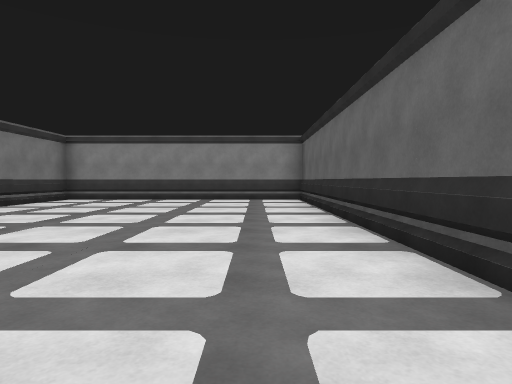
View 1 (above)

23 first-person views from a walk through a scene from a Unity 3-D project. The camera is 1.2 m above the floor, tilts 2° down and sees 75° across. The floor is counted in squares, 2 m on a side. Each view is taken from the middle of a square. On the plan, view 1 faces up. The plan holds only what a view shows up to about 10 squares ahead; the rest is blank. The place goes on beyond the plan. The player is left out. Some animated figures are left out. Door leaves are left out, so doorways stand open.

View 2
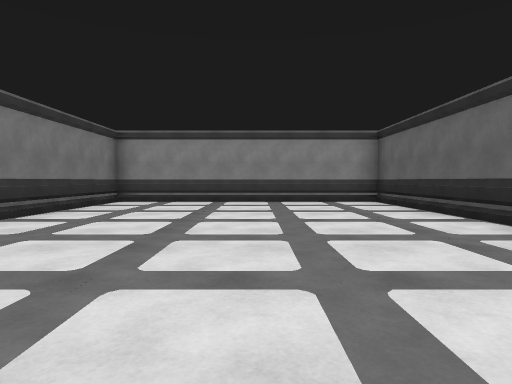

View 3
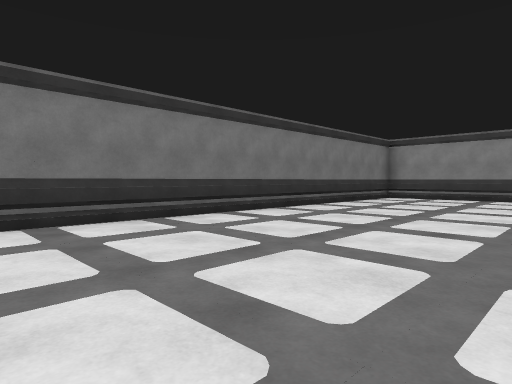

View 4
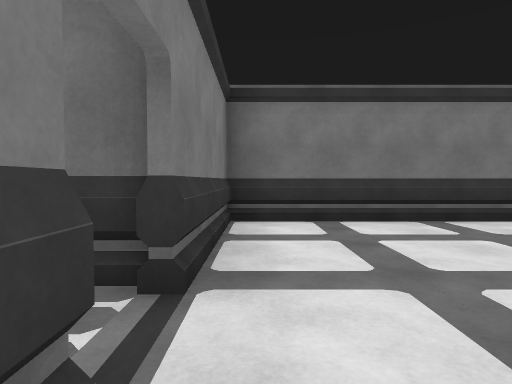

View 5
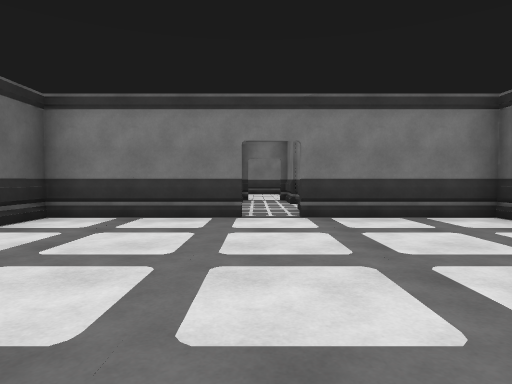

View 6
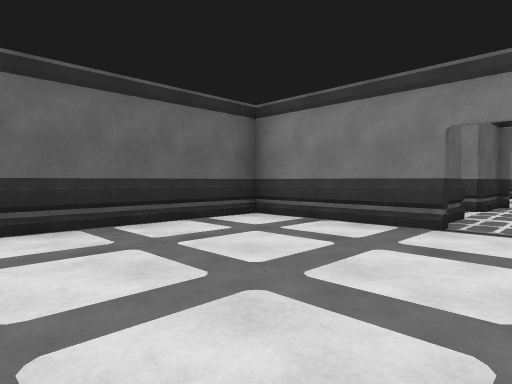

View 7
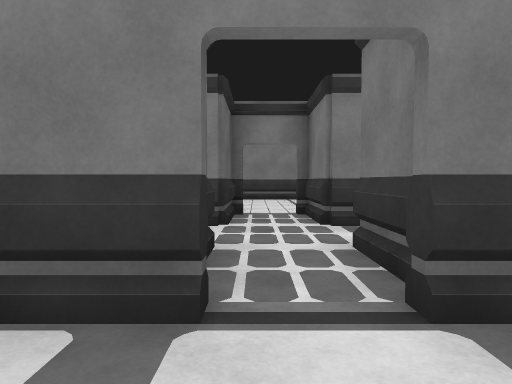

View 8
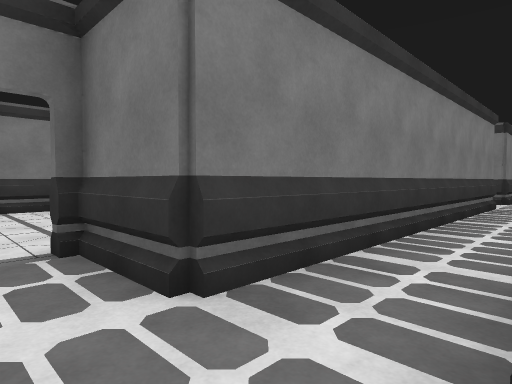

View 9
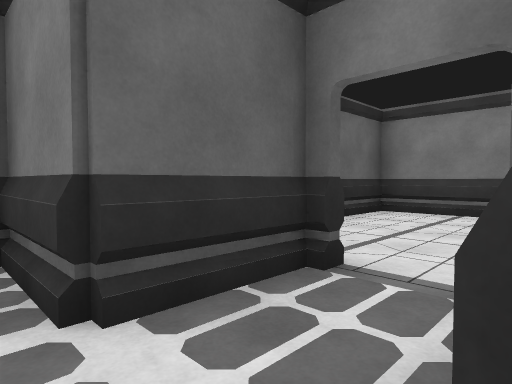

View 10
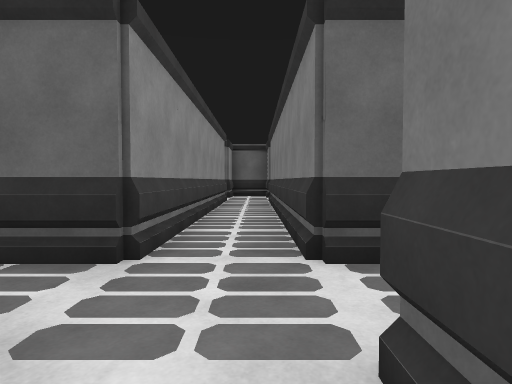

View 11
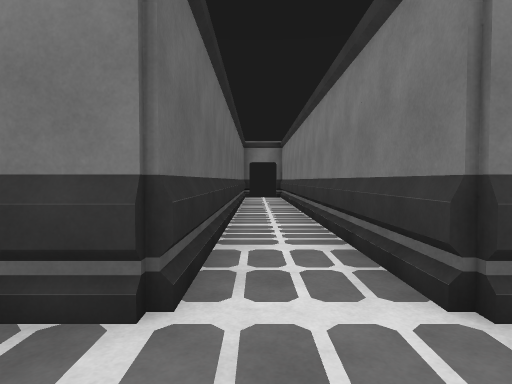

View 12
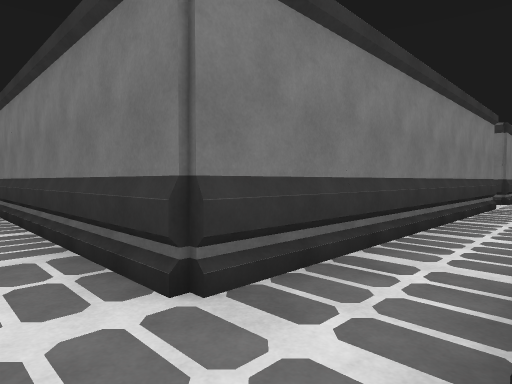

View 13
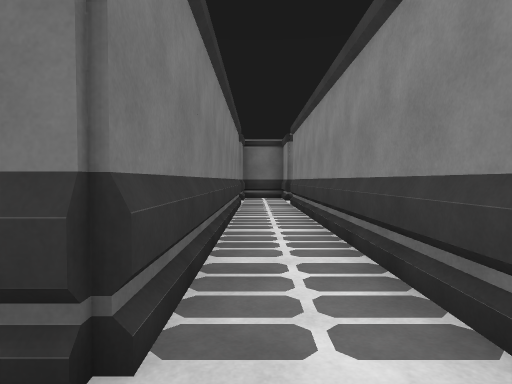

View 14
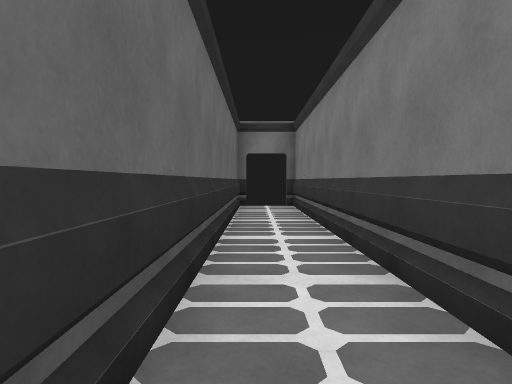

View 15
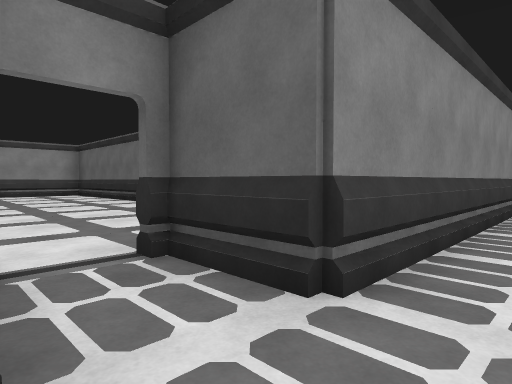

View 16
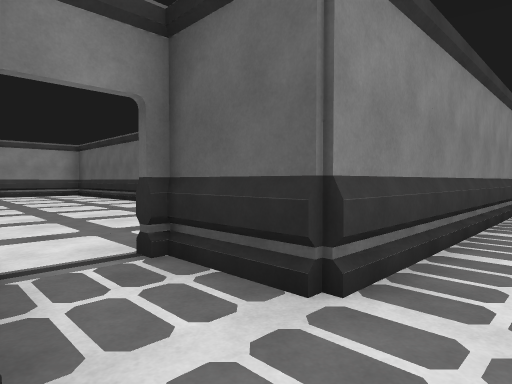

View 17
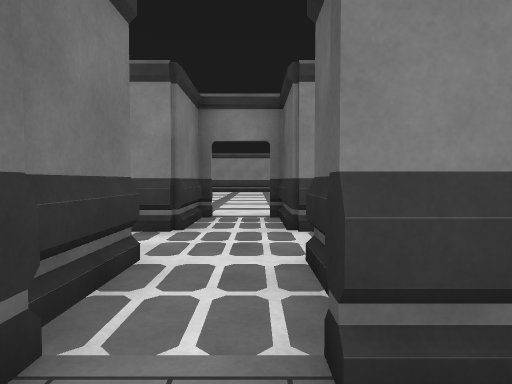

View 18
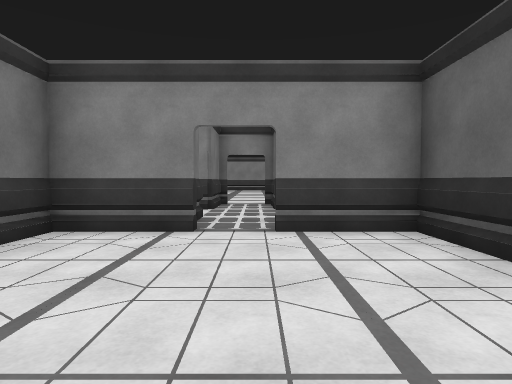

View 19
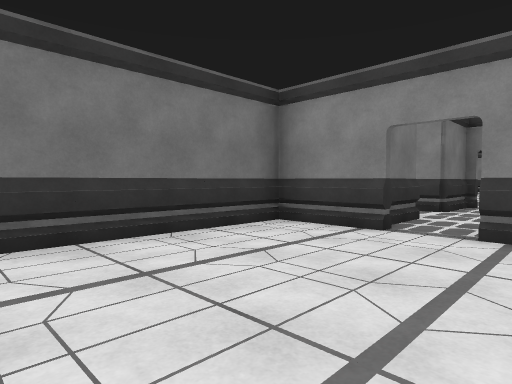

View 20
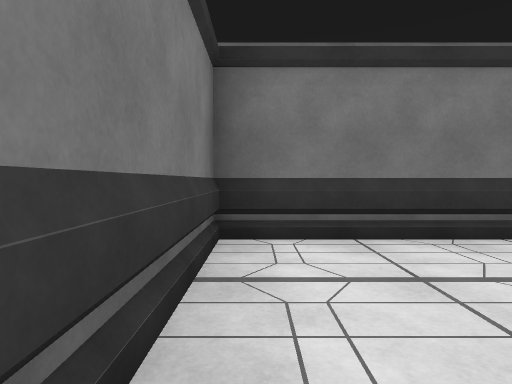

View 21
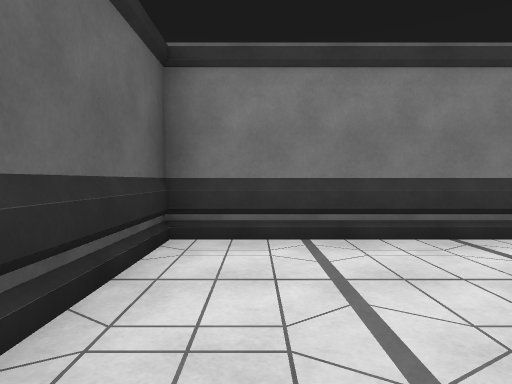

View 22
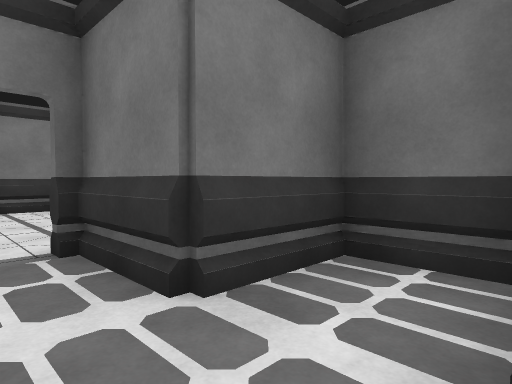

View 23
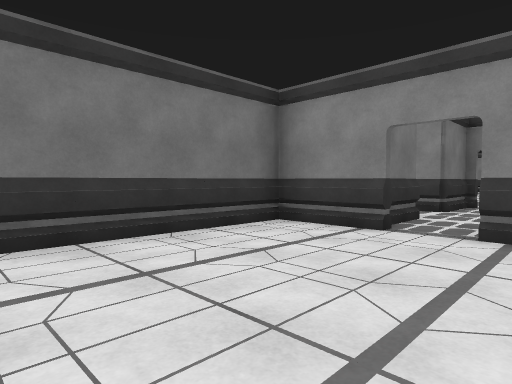

### Floor plan
Ten units are one square. View 1 is at (0, 0); x grows to the right and y downward. Boxes are objects, and circles mark ways between rooms. Rooms are numbered by the first view taken in them; rooms with no view inside come last. Other rooms are left out.
<svg viewBox="-229 -109 248 264">
<path fill="none" stroke="#000" d="M-19 14 14 14 14 -104 -59 -104 -59 14 -26 14M-29 44 -29 60M-16 31 -16 21M-16 60 -16 44 0 44M-29 15 -29 31M-119 44 -119 149M-106 149 -106 44 -29 44M-29 31 -106 31 -106 15M-196 52 -196 44 -119 44M-209 15 -209 31 -215 31M-119 31 -196 31 -196 15M-224 32 -224 44 -209 44 -209 60M-206 61 -224 61 -224 104 -181 104 -181 61 -199 61M-26 61 -44 61 -44 96M-39 104 -1 104 -1 89"/>
<circle cx="-20" cy="15" r="3" fill="#2a7"/>
<circle cx="-30" cy="40" r="3" fill="#2a7"/>
<circle cx="-20" cy="60" r="3" fill="#2a7"/>
<circle cx="-120" cy="40" r="3" fill="#2a7"/>
<circle cx="-200" cy="60" r="3" fill="#2a7"/>
<text x="-20" y="-50">1</text>
<text x="-20" y="40">2</text>
<text x="-110" y="70">3</text>
<text x="-170" y="40">4</text>
<text x="-210" y="80">5</text>
<text x="-30" y="80">6</text>
</svg>
Room 1 opens to room 2. Room 2 opens to room 3. Room 2 opens to room 6. Room 3 opens to room 4. Room 4 opens to room 5.

Where each view was taken, in squares from view 1:
view 1: 0 up, 0 right, facing up
view 2: 1 up, 2 left, facing up
view 3: 1 down, 1 left, facing up-left
view 4: 1 down, 1 left, facing left
view 5: 4 up, 2 left, facing down
view 6: 3 up, 3 left, facing down-right
view 7: 0 up, 2 left, facing down
view 8: 3 down, 2 left, facing down-left
view 9: 4 down, 3 left, facing down-right
view 10: 4 down, 13 left, facing right
view 11: 3 down, 11 left, facing down
view 12: 3 down, 11 left, facing down-left
view 13: 4 down, 11 left, facing left
view 14: 7 down, 11 left, facing down
view 15: 4 down, 12 left, facing up-right
view 16: 4 down, 21 left, facing up-right
view 17: 7 down, 20 left, facing up
view 18: 10 down, 20 left, facing up
view 19: 10 down, 19 left, facing up-left
view 20: 10 down, 19 left, facing left
view 21: 7 down, 19 left, facing down
view 22: 3 down, 20 left, facing down-left
view 23: 10 down, 1 left, facing up-left
